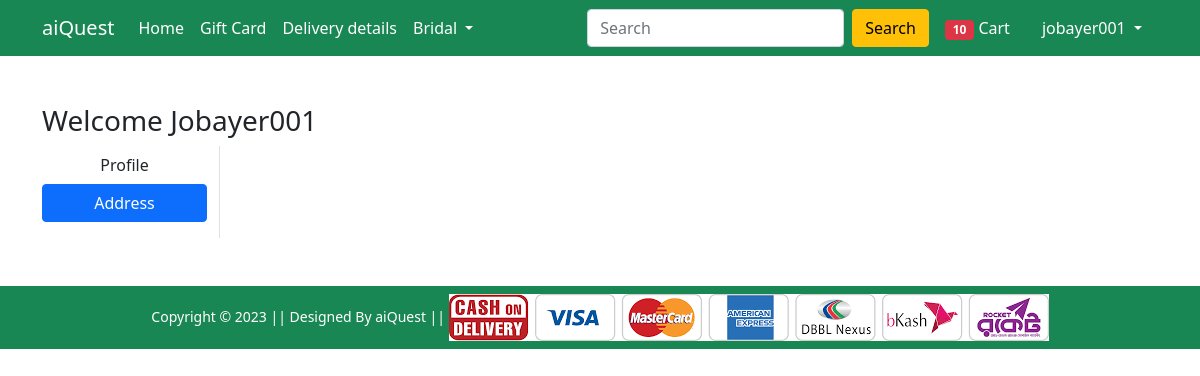
The app's page /address/ (signed in), older data.
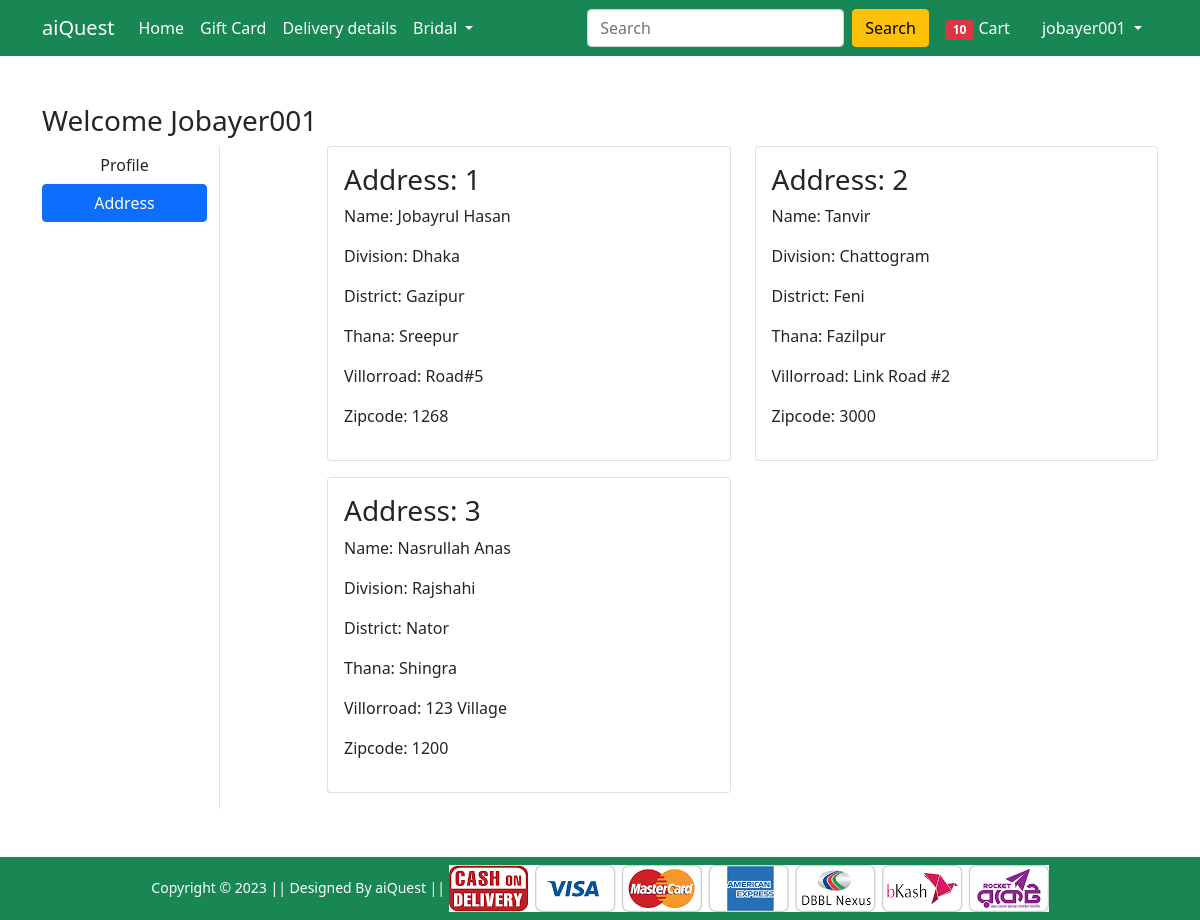
The same page, newer data.
### Shop/models.py (models this page shows, shortened)
class Customer(models.Model):
    user = models.ForeignKey(User, on_delete=models.CASCADE)
    name = models.CharField(max_length=200)
    division = models.CharField(choices=DIVISION_CHOICES, max_length= 50)
    district = models.CharField(max_length=200)
    thana = models.CharField(max_length=50)
    villageorroad = models.CharField(max_length=50)
    zipcode = models.IntegerField()

### Shop/views.py (the view)
# urls.py: path('address/', views.address, name='address'),
@login_required
def address(request):
 add = Customer.objects.filter(user=request.user)
 return render(request, 'Shop/address.html', {'add':add, 'active':'btn-primary'})

### Shop/templates/Shop/address.html (shortened to what this page needs)
{% extends 'Shop/base.html' %}
{% load static %}
{% block main-content %}
<div class="container my-5">
    <div class="row">
        <h3>Welcome <span class="text-capitalize">{{request.user}}</span></h3>
        <div class="col-sm-2 border-end">
            <ul class="list-unstyled">
                <li class="d-grid"><a href="{% url 'profilepage' %}" class="btn">Profile</a></li>
                <li class="d-grid"><a href="{% url 'address' %}" class="btn {{active}}">Address</a></li>
            </ul>
        </div>
        <div class="col-sm-9 offset-sm-1">
            <div class="row">
                {% for ad in add %}
                <div class="col-sm-6">
                    <div class="card mb-3">
                        <div class="card-body">
                            <h3>Address: {{forloop.counter}}</h3>
                            <p>Name: {{ad.name}}</p>
                            <p>Division: {{ad.division}}</p>
                            <p>District: {{ad.district}}</p>
                            <p>Thana: {{ad.thana}}</p>
                            <p>Villorroad: {{ad.villageorroad}}</p>
                            <p>Zipcode: {{ad.zipcode}}</p>
                        </div>
                    </div>
                </div>
                {% endfor %}
            </div>
        </div>
    </div>
</div>
{% endblock main-content %}

Row changes from the older to the newer data that the page shows:
added Customer: name "Jobayrul Hasan", division "Dhaka", district "Gazipur", thana "Sreepur", villageorroad "Road#5", zipcode "1268"
added Customer: name "Tanvir", division "Chattogram", district "Feni", thana "Fazilpur", villageorroad "Link Road #2", zipcode "3000"
added Customer: name "Nasrullah Anas", division "Rajshahi", district "Nator", thana "Shingra", villageorroad "123 Village", zipcode "1200"
